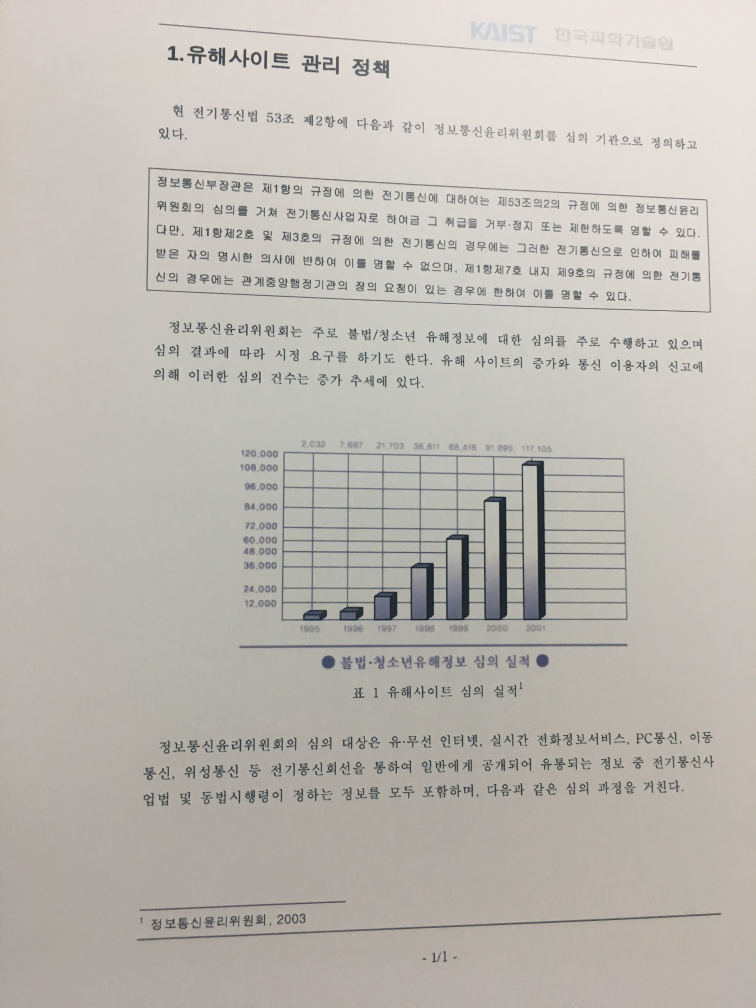
#> input picture dewarp/Document-Image-Dewarping/Dewarping/input/our_dataset_0.jpg, 3024 x 4032 px (shown at 1/4 size)
$ python -i page_decoder.py   (imports and definitions only)   (older library calls are emulated)
#> lines starting #> are read from the running program, lines starting #| are printed output that depends on the picture
#> in extract_OCR, extracted is the input picture: shape (4032, 3024, 3); mean B, G, R 178.8, 185.4, 189.7
### filebrowsertest/processors.py
import cv2
import math
from scipy import ndimage
import tkinter as tk
from PIL import Image, ImageTk, ImageOps
import numpy as np
import colorsys
from skimage.segmentation import active_contour
from dataclasses import dataclass, field

import pytesseract


@dataclass
class PointDto:
        x: float
        y: float

        def toarray(self):
            res = list([x,y])
            return(res)

        def __mul__(self, s: float) -> "PointDto":
                return PointDto(x=self.x * s, y=self.y * s)

        def __add__(self, other: "PointDto") -> "PointDto":
                return PointDto(x=self.x + other.x, y=self.y + other.y)

        def __sub__(self, other: "PointDto") -> "PointDto":
                return PointDto(x=self.x - other.x, y=self.y - other.y)


class PolygonPoints:


        # [68 lines left out: functions __init__, addPoint, deleteNearest, center_points, sort_on_angle, not called in this run]
               # print('points sorted', self.points_sorted)


        def clear(self):
            """Remove all points."""
            self.points.clear()

        # [6 lines left out: function reshuffle_points, not called in this run]
            # next is het sort by angle.

            #print('reshuffeld points', self.points)


        def set_export_origin(self, left,top):
            self.export_origin=PointDto(top,left)


        # [10 lines left out: function exportPoly, not called in this run]

        def set_polygon_closed():
            self.polygon_closed=True

        def reset_polygon_closed():
            self.polygon_closed=False

        def __len__(self):
            return len(self.points)

        def __repr__(self):
            return f"Polygon({self.points})"


        # [89 lines left out: functions is_near_first, is_near_corner, redraw, not called in this run]


class RotationCorrector:
    def __init__(self, DEBUG_LEVEL=2):
        self.output_process = output_process

    # [33 lines left out: function __call__, not called in this run]


class Resizer:
    """Resizes image.

    Params
    ------
    image   is the image to be resized
    height  is the height the resized image should have. Width is changed by similar ratio.

    Returns
    -------
    Resized image
    """
    # [34 lines left out: functions __init__, __call__, not called in this run]


class OtsuThresholder:
    """Thresholds image by using the otsu method

    Params
    ------
    image   is the image to be Thresholded

    Returns
    -------
    Thresholded image
    """
    def __init__(self, thresh1 = 0, thresh2 = 255,DEBUG_LEVEL=2):
        self.thresh1 = thresh1
        self.thresh2 = thresh2
        self.DEBUG_LEVEL=DEBUG_LEVEL


    def __call__(self, image):
        image = cv2.cvtColor(image, cv2.COLOR_BGR2GRAY)
        T_, thresholded = cv2.threshold(image, self.thresh1, self.thresh2, cv2.THRESH_BINARY + cv2.THRESH_OTSU)
        if (self.DEBUG_LEVEL>2):
            cv2.imwrite('output/thresholded.jpg', thresholded)

        return thresholded


class FastDenoiser:
    """Denoises image by using the fastNlMeansDenoising method

    Params
    ------
    image       is the image to be Thresholded
    strength    the amount of denoising to apply

    Returns
    -------
    Denoised image
    """
    def __init__(self, strength = 7,DEBUG_LEVEL=2):
        self._strength = strength
        self.DEBUG_LEVEL=DEBUG_LEVEL


    # [4 lines left out: function __call__, not called in this run]


class GrabCutEdgeDetector:


    """Params
    ------
    image       is the image to be Thresholded
    lower_color : numpy array given the lower color eg np.array([40,0,60])
    upper_color : numpy array given the upper color eg np.array([150,255,255])


    Returns
    -------
    edge of the grabcut mask using lower_color to upper_color as foreground

    """

    # [52 lines left out: functions __init__, __call__, not called in this run]


class Closer:
    # [21 lines left out: functions __init__, __call__, not called in this run]


class Opener:
    # [20 lines left out: functions __init__, __call__, not called in this run]


class Brightness_enhancer:
    def __init__(self, target = 0.8, beta = 0, output_process = False,DEBUG_LEVEL=3):
        self._min_bright = target
        self._beta=beta
        self.output_process = output_process
        self._DEBUG_LEVEL=DEBUG_LEVEL

    def __call__(self, image):

        hsv = cv2.cvtColor(image, cv2.COLOR_BGR2HSV)
#> hsv: shape (4032, 3024, 3); mean H, S, V 23.1, 15.9, 190.1
        h, s, v = cv2.split(hsv)
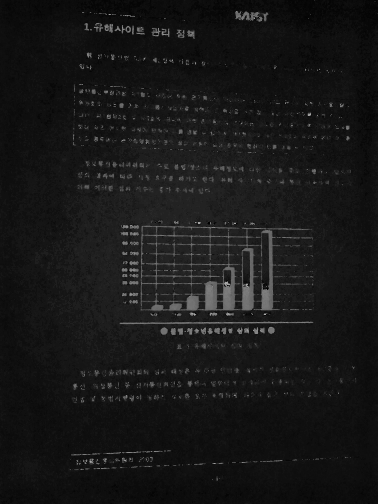
#> h: shape (4032, 3024) (shown at 1/8 size); min 0, max 177, mean 23.1
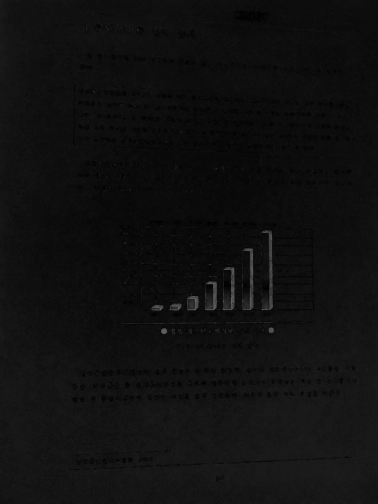
#> s: shape (4032, 3024) (shown at 1/8 size); min 0, max 197, mean 15.9


        #final_hsv = cv2.merge((h, s, v))

        [cols, rows,_] = image.shape
        brightness = np.sum(v) / (255 * cols * rows)
#> brightness = 0.746
        low=np.mean(np.min(v))
#> low = 13

        ratio = brightness / self._min_bright
#> ratio = 0.994
        beta=-1/ratio*low
#> beta = -13.08
        '''if ratio >= 1:
            print("Image brightness ok")
            return image
        '''
        if ratio >= 0:#always
            vnew=cv2.convertScaleAbs(v, alpha = 1 / ratio)
            final_hsv = cv2.merge((h, s, vnew))
#> final_hsv: shape (4032, 3024, 3); mean H, S, V 23.1, 15.9, 191.1
            final=cv2.cvtColor(final_hsv, cv2.COLOR_HSV2BGR)
            if(self._DEBUG_LEVEL>3):
                cv2.imwrite('output/brightadjusted.jpg', final)
    # Otherwise, adjust brightness to get the target brightness
            return final


class Saturation_enhancer:
    def __init__(self, target = 0.3, beta = 0, output_process = False,DEBUG_LEVEL=3):
        self._target_sat = target
        self._beta=beta
        self.output_process = output_process
        self._DEBUG_LEVEL=DEBUG_LEVEL

    def __call__(self, image):

        hsv = cv2.cvtColor(image, cv2.COLOR_BGR2HSV)
#> hsv: shape (4032, 3024, 3); mean H, S, V 22.7, 16.5, 191.1
        h, s, v = cv2.split(hsv)


        #final_hsv = cv2.merge((h, s, v))

        [cols, rows,_] = image.shape
        saturation = np.sum(s) / (255 * cols * rows)
#> saturation = 0.0648
        ratio = saturation / self._target_sat
#> ratio = 0.13
        '''if ratio >= 1:
            print("Image brightness ok")
            return image
         '''
        if ratio > 0:
            snew=cv2.convertScaleAbs(s, alpha = 1 / ratio, beta = 0)
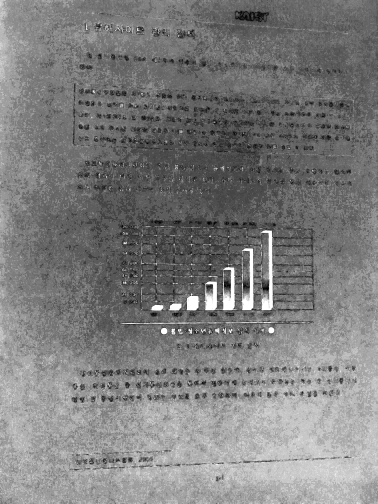
#> snew: shape (4032, 3024) (shown at 1/8 size); min 0, max 255, mean 125.5
            final_hsv = cv2.merge((h, snew, v))
#> final_hsv: shape (4032, 3024, 3); mean H, S, V 22.7, 125.5, 191.1
            final=cv2.cvtColor(final_hsv, cv2.COLOR_HSV2BGR)
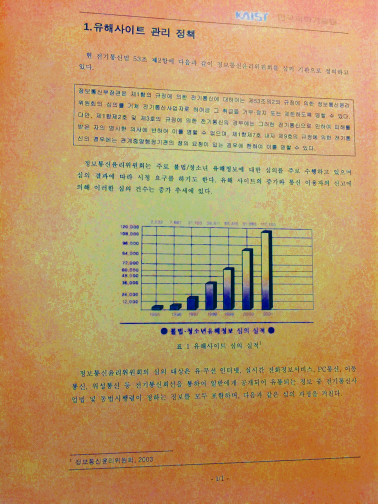
#> final: shape (4032, 3024, 3) (shown at 1/8 size); mean B, G, R 99.5, 151.7, 188
            if(self._DEBUG_LEVEL>3):
                cv2.imwrite('output/saturationadjusted.jpg', final)
    # Otherwise, adjust brightness to get the target brightness
            return final


class EdgeDetector:
    #def __init__(self, output_process = False, add_color_selector= False):
    # [203 lines left out: functions __init__, __call__, not called in this run]


class Shapepicker:


    #def __init__(self , imagePick, resize_ratio,  window_name,root,display_scale=0.5, DEBUG_LEVEL = 2):
    # [202 lines left out: functions __init__, __call__, stop, set_shape_on_left_click, set_shape_on_right_click, on_key_press, not called in this run]


    def get_rect_hough_fractions_bordered(self):
               return(np.array(self.rect_hough_fractions_bordered))
               ##left top right bottom

    # [54 lines left out: functions get_corner_pts_rescaled, get_corner_pts, get_corner_lines, not called in this run]


    def get_window_name(self):
        return(self._window_name)


class Colorpicker:
    # [136 lines left out: functions __init__, __call__, set_color_range_on_xy, set_color_range_on_shapePicker, set_color_range_on_nearpoints, set_color_range_on_mouse_click, not called in this run]


    def _get_lower_color_boundery(self):
        return(self._lower_color)

    def _get_upper_color_boundery(self):
        return(self._upper_color)


    # [23 lines left out: function _get_boundaries, not called in this run]


class ClickEvent:
    # [45 lines left out: functions __init__, click_event, not called in this run]


'''
def rholineFromPoints(P1, P2, nbrp):


    pointbuff=np.linspace(P1,P2,num=nbrp)
    return pointbuff

    # setting mouse handler for the image
    # and calling the click_event() function
 '''


class Rectpicker:
    def __init__(self , DEBUG_LEVEL = 3):
        self.DEBUG_LEVEL=DEBUG_LEVEL


    # [133 lines left out: functions __call__, set_xy, check_point_in_rect, check_point_in_rectf, get_rect_on_mouse_click, get_rect_on_mouse_clickf, not called in this run]


  ######### general functions


def thetaFromPoints(ptn1,ptn2):
            z=cart2z(np.array([ptn1-ptn2]))
            theta=np.angle(z)


# [70 lines left out: functions cross_prod_homog, fromHomog, toHomog, polarLineToHomog, rholineFromPoints, lineFromPoints_homog and 1 more, not called in this run]

def pointsFromLine_homog(ln1_h,ln2_h):
    return(cross_prod_homog(ln1_h,ln2_h))

def cart2z(arr):
            z = arr[:,0] + 1j * arr[:,1]
            return(z)

# [5 lines left out: function fsigmoid, not called in this run]

def sigmoid(x):
            return 1 / (1 + math.exp(-x))

def polar2z(r,theta):
            return r * exp( 1j * theta )

def z2polar(z):
            return ( np.array([abs(z), np.angle(z) ]))

# [66 lines left out: functions pol2cart, contourFromRect, overlappingRelArea, blur, not called in this run]

### dewarp/page_dewarp/page_dewarp.py
#!/usr/bin/env python
######################################################################
# page_dewarp.py - Proof-of-concept of page-dewarping based on a
# "cubic sheet" model. Requires OpenCV (version 3 or greater),
# PIL/Pillow, and scipy.optimize.
######################################################################
# Author:  Matt Zucker
# Date:    July 2016
# License: MIT License (see LICENSE.txt)
# Author2:  Martine Lapere
# aanpassingen en uitbreidingen Martine Lapere
######################################################################

import os
import sys
import datetime
import cv2
from PIL import Image
import numpy as np
import scipy.optimize
from itertools import combinations

# for some reason pylint complains about cv2 members being undefined :(
# pylint: disable=E1101

#PAGE_MARGIN_X = 50       # reduced px to ignore near L/R edge
PAGE_MARGIN_X = 25       # reduced px to ignore near L/R edge
PAGE_MARGIN_Y = 25       # reduced px to ignore near T/B edge

OUTPUT_ZOOM = 1.0        # how much to zoom output relative to *original* image
OUTPUT_DPI = 300         # just affects stated DPI of PNG, not appearance
REMAP_DECIMATE = 16      # downscaling factor for remapping image

ADAPTIVE_WINSZ = 55      # window size for adaptive threshold in reduced px

'''TEXT_MIN_WIDTH = 15      # min reduced px width of detected text contour
#TEXT_MIN_HEIGHT = 2      # min reduced px height of detected text contour
TEXT_MIN_HEIGHT = 15      # min reduced px height of detected text contour
#TEXT_MIN_ASPECT = 1.5    # filter out text contours below this w/h ratio
TEXT_MIN_ASPECT = 1    # filter out text contours below this w/h ratio
#TEXT_MAX_THICKNESS = 10  # max reduced px thickness of detected text contour
TEXT_MAX_THICKNESS = 100  # max reduced px thickness of detected text contour'''

TEXT_MIN_WIDTH = 30      # min reduced px width of detected text contour
#TEXT_MIN_HEIGHT = 2      # min reduced px height of detected text contour
TEXT_MIN_HEIGHT = 30      # min reduced px height of detected text contour
#TEXT_MIN_ASPECT = 1.5    # filter out text contours below this w/h ratio
TEXT_MIN_ASPECT = 1    # filter out text contours below this w/h ratio
#TEXT_MAX_THICKNESS = 10  # max reduced px thickness of detected text contour
TEXT_MAX_THICKNESS = 200  # max reduced px thickness of detected text contour


EDGE_MAX_OVERLAP = 1.0   # max reduced px horiz. overlap of contours in span
#EDGE_MAX_OVERLAP = 0.6   # max reduced px horiz. overlap of contours in span
#EDGE_MAX_LENGTH = 35.0  # max reduced px length of edge connecting contours
EDGE_MAX_LENGTH = 45.0  # max reduced px length of edge connecting contours
#EDGE_ANGLE_COST = 15.0   # cost of angles in edges (tradeoff vs. length)
EDGE_ANGLE_COST = 25.0   # cost of angles in edges (tradeoff vs. length)
#EDGE_MAX_ANGLE = 7.5     # maximum change in angle allowed between contours
EDGE_MAX_ANGLE = 5     # maximum change in angle allowed between contours in span

RVEC_IDX = slice(0, 3)   # index of rvec in params vector
TVEC_IDX = slice(3, 6)   # index of tvec in params vector
CUBIC_IDX = slice(6, 8)  # index of cubic slopes in params vector

SPAN_MIN_WIDTH = 15      # minimum reduced px width for span
SPAN_MIN_ELEMENT_WIDTH = 10      # minimum reduced px width for span
SPAN_PX_PER_STEP = 20    # reduced px spacing for sampling along spans

FOCAL_LENGTH = 1.2       # normalized focal length of camera

DEBUG_LEVEL = 2          # 0=none, 1=some, 2=lots, 3=all
DEBUG_OUTPUT = 'both'    # file, screen, both

WINDOW_NAME = 'Dewarp'   # Window name for visualization

# nice color palette for visualizing contours, etc.
CCOLORS = [
    (255, 0, 0),
    (255, 63, 0),
    (255, 127, 0),
    (255, 191, 0),
    (255, 255, 0),
    (191, 255, 0),
    (127, 255, 0),
    (63, 255, 0),
    (0, 255, 0),
    (0, 255, 63),
    (0, 255, 127),
    (0, 255, 191),
    (0, 255, 255),
    (0, 191, 255),
    (0, 127, 255),
    (0, 63, 255),
    (0, 0, 255),
    (63, 0, 255),
    (127, 0, 255),
    (191, 0, 255),
    (255, 0, 255),
    (255, 0, 191),
    (255, 0, 127),
    (255, 0, 63),
]

# default intrinsic parameter matrix
K = np.array([
    [FOCAL_LENGTH, 0, 0],
    [0, FOCAL_LENGTH, 0],
    [0, 0, 1]], dtype=np.float32)


# [52 lines left out: functions debug_show, round_nearest_multiple, pix2norm, norm2pix, not called in this run]


def fltp(point):
    return tuple(point.astype(int).flatten())


# [89 lines left out: functions draw_correspondences, get_default_params, project_xy, project_keypoints, not called in this run]


def resize_to_screen(src, maxw=1280, maxh=700, copy=False):
## bug lapere

    height,width = src.shape[:2]

    scl_x = float(width)/maxw
    scl_y = float(height)/maxh
    #print(scl_x,scl_y, maxw, maxh)

    #scl = (np.ceil(max(scl_x, scl_y)))
    scl = (max(scl_x, scl_y))
    scl = 1
    #print(height, width, 'scaling to', scl)

    if scl > 1.0:
        inv_scl = 1.0/scl
        outw=int(width*inv_scl)
        outh=int(height*inv_scl)
        print('resized width en height',outw,outh)
        img = cv2.resize(src,(outw, outh),  cv2.INTER_AREA)
    elif copy:
        img = src.copy()
    else:
        #img = src
        img=cv2.resize(src, (0, 0), None, scl, scl, cv2.INTER_LINEAR)

    print('resized img shape,', img.shape)

    return img, scl


def box(width, height):
    return np.ones((height, width), dtype=np.uint8)


# [86 lines left out: functions get_page_extents, get_mask, not called in this run]


def interval_measure_overlap(int_a, int_b):
    return min(int_a[1], int_b[1]) - max(int_a[0], int_b[0])


# [34 lines left out: functions angle_dist, blob_mean_and_tangent, not called in this run]


class ContourInfo(object):

    # [34 lines left out: function __init__, not called in this run]

    def proj_x(self, point):
        return np.dot(self.tangent, point.flatten()-self.center)

    # [4 lines left out: function local_overlap, not called in this run]

    def get_contour(self):
        return self.contour

    def get_rect(self):
        return self.rect


# [442 lines left out: functions generate_candidate_edge, make_tight_mask, get_contours, assemble_spans, sample_spans, merge_span and 5 more, not called in this run]


def imgsize(img):
    height, width = img.shape[:2]
    return '{}x{}'.format(width, height)


# [208 lines left out: functions make_keypoint_index, optimize_params, get_page_dims, remap_image, main, not called in this run]


# [2 lines that do not run on import are left out]

### filebrowsertest/page_decoder.py
#!/usr/bin/env python
######################################################################
# page_extractor.py - Proof-of-concept of id_doc_dewarping.
# Requires OpenCV (version 3 or greater),
#
######################################################################
# Author:  Martine Lapere
# Date:    july 2026
# License:
######################################################################

 #############################################################################################
 # code debug_show  from 'Matt Zucker on MIT licence'
 #############################################################################################


import cv2
import numpy as np
import math
import base64
import json
import pandas as pd
from pandas import json_normalize
from skimage.filters import threshold_otsu, gaussian
from skimage.color import rgb2gray
from skimage import data
from skimage.segmentation import active_contour
from matplotlib import pyplot as plt
from sklearn.cluster import KMeans
from itertools import combinations
from collections import defaultdict
from dataclasses import dataclass, field

from numpy import linalg as LA
from numpy.linalg import norm
from itertools import combinations
from processors import  rholineFromPoints, cart2z,fsigmoid,sigmoid, polar2z,z2polar,pol2cart,Brightness_enhancer,Saturation_enhancer, Rectpicker, contourFromRect,overlappingRelArea,Resizer, OtsuThresholder, FastDenoiser, Closer,Brightness_enhancer, blur
import tkinter as tk
from tkinter import filedialog
from random import randint
import sys
sys.path.append('../dewarp/page_dewarp/')
from pathlib import Path
from pprint import pprint
from io import BytesIO
from datetime import datetime
from PIL import Image, ImageTk


# caution: path[0] is reserved for script path (or '' in REPL)

from page_dewarp import get_contours,resize_to_screen,get_page_extents,assemble_spans, merge_span_rect, merge_span,visualize_spans, ContourInfo, make_tight_mask
# [4 lines of commented-out code are left out]

import os

import pytesseract
import pandas as pd
import itertools


DEBUG_LEVEL = 1          # 0=none, 1=some, 2=lots, 3=all
DEBUG_OUTPUT = 'file'    # file, screen, both

outfile=''

#TEXT_MIN_WIDTH = 40      # min reduced px width of detected text contour
TEXT_MIN_WIDTH = 25      # min reduced px width of detected text contour, for small

#TEXT_MIN_HEIGHT = 15      # min reduced px height of detected text contour
TEXT_MIN_HEIGHT = 10      # min reduced px height of detected text contour for small
#TEXT_MIN_ASPECT = 1.5    # filter out text contours below this w/h ratio
TEXT_MIN_ASPECT = 1    # filter out text contours below this w/h ratio
#TEXT_MAX_THICKNESS = 10  # max reduced px thickness of detected text contour
TEXT_MAX_THICKNESS = 70  # max reduced px thickness of detected text contour
MAX_SPAN_GAP = 35


# eg
# if DEBUG_LE,EL >= 3:
#            debug_show(name, 0.1, 'thresholded', mask)


# [18 lines left out: function debug_show, not called in this run]


def box(width, height):
    return np.ones((height, width), dtype=np.uint8)


# [9 lines left out: function showrect, not called in this run]


def extract_and_safe(filename, imageToOcr, reshapedImage, output_dir) :
    extract_OCR(imageToOCR)
    save_OCR_image(filename,reshapedImage,output_dir)


def extract_OCR(imageToOcr):
    extracted=cv2.cvtColor(imageToOcr,cv2.COLOR_RGB2BGR)
    root = tk.Tk()
    lang = "eng+nld+fra+spa+grc"
    config = "--psm 11 --oem 3"

    print("Current working directory:", os.getcwd())
    #out_rgb = cv2.cvtColor(extracted, cv2.COLOR_BGR2RGB)
    otsu=OtsuThresholder(thresh1=8, DEBUG_LEVEL=DEBUG_LEVEL)
    benv=Brightness_enhancer(target=0.75)
    extractednorm1=benv(extracted)
    bens=Saturation_enhancer(target=0.5)
    extractednorm2=bens(extractednorm1)
    #STRANGE
    #cv2.imshow('extractednorm2', extractednorm2)
    #cv2.waitKey(0)
    #hsv=cv2.cvtColor(extractednorm1,cv2.COLOR_BGR2HSV)
    hsv=cv2.cvtColor(extractednorm1,cv2.COLOR_RGB2HSV)
#> hsv: shape (4032, 3024, 3); mean H, S, V 98.3, 16.5, 191.1
    [H,S,V]=cv2.split(hsv)
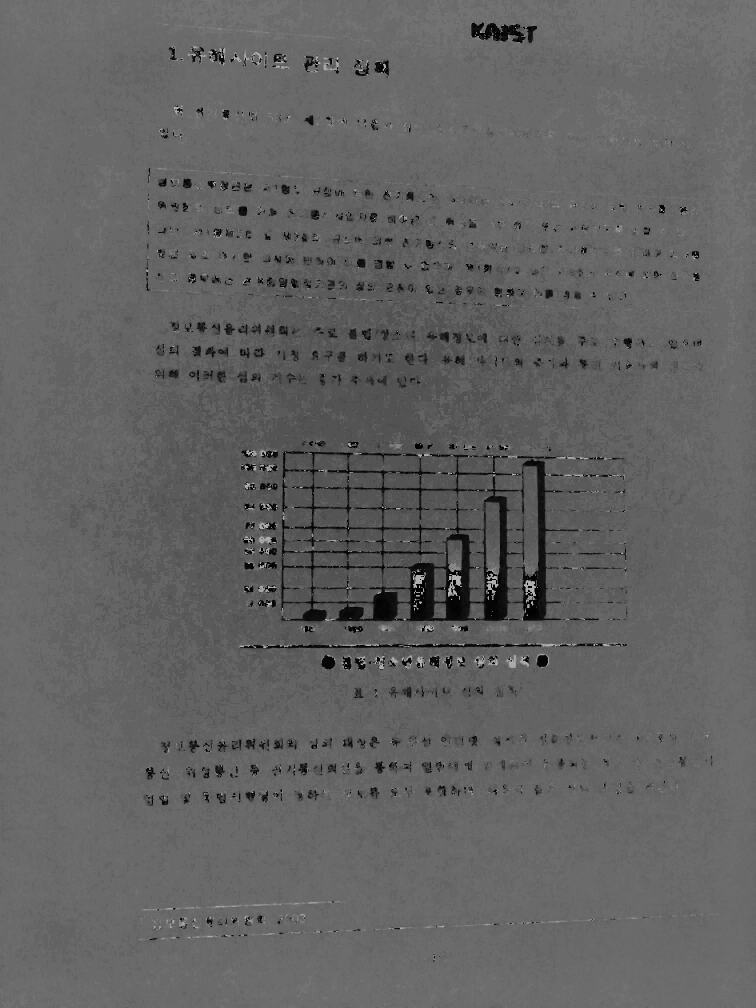
#> H: shape (4032, 3024) (shown at 1/4 size); min 0, max 178, mean 98.3
    clahe = cv2.createCLAHE(clipLimit=0.5, tileGridSize=(64,64))
    clV = clahe.apply(255-V)
    hsvnormcontourhsv=cv2.merge([H,S,255*(1--clV)])
#> hsvnormcontourhsv: shape (4032, 3024, 3); mean H, S, V 98.3, 16.5, 189.2
#> (the rest of the program and of its run is left out)
